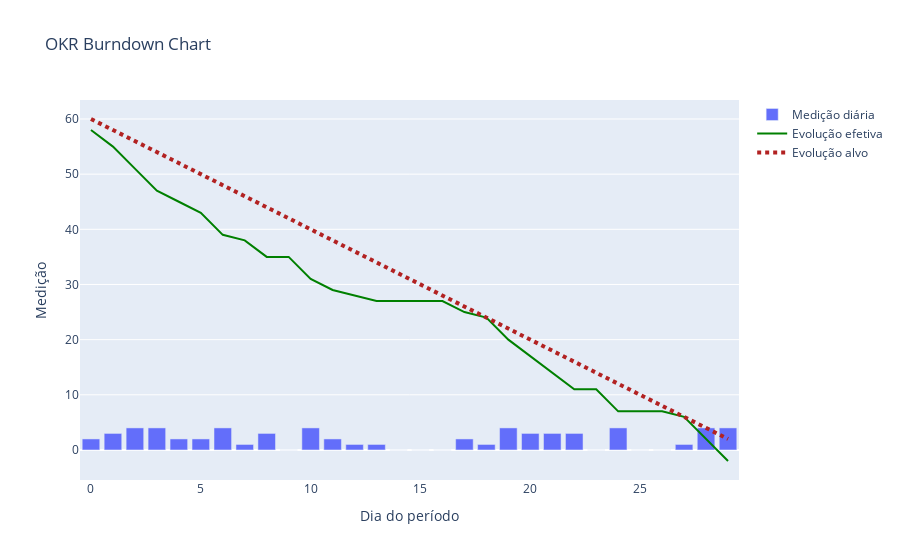

The code cell stored with this chart in its notebook:
### Code cell
fig = go.Figure(data=[
    go.Bar(x=df.index, y=df.result, name='Medição diária'),
    go.Scatter(x=df.index, y=df.cumulativo,
               name='Evolução efetiva',
              line=dict(color='green')),
    go.Scatter(x=df.index, y=df.esperado, 
              name='Evolução alvo',
              line = dict(color='firebrick', width=4, dash='dot'))
])

fig.update_layout(title='OKR Burndown Chart',
                   xaxis_title='Dia do período',
                   yaxis_title='Medição')
fig

### Figure 1 — Plotly figure (JSON) as saved in the notebook; plotly's stock layout.template omitted (floating-point values rounded to 4 significant figures)
{"data": [{"name": "Medição diária", "type": "bar", "x": [0, 1, 2, 3, 4, 5, 6, 7, 8, 9, 10, 11, 12, 13, 14, 15, 16, 17, 18, 19, 20, 21, 22, 23, 24, 25, 26, 27, 28, 29], "y": [2, 3, 4, 4, 2, 2, 4, 1, 3, 0, 4, 2, 1, 1, 0, 0, 0, 2, 1, 4, 3, 3, 3, 0, 4, 0, 0, 1, 4, 4]}, {"line": {"color": "green"}, "name": "Evolução efetiva", "type": "scatter", "x": [0, 1, 2, 3, 4, 5, 6, 7, 8, 9, 10, 11, 12, 13, 14, 15, 16, 17, 18, 19, 20, 21, 22, 23, 24, 25, 26, 27, 28, 29], "y": [58, 55, 51, 47, 45, 43, 39, 38, 35, 35, 31, 29, 28, 27, 27, 27, 27, 25, 24, 20, 17, 14, 11, 11, 7, 7, 7, 6, 2, -2]}, {"line": {"color": "firebrick", "dash": "dot", "width": 4}, "name": "Evolução alvo", "type": "scatter", "x": [0, 1, 2, 3, 4, 5, 6, 7, 8, 9, 10, 11, 12, 13, 14, 15, 16, 17, 18, 19, 20, 21, 22, 23, 24, 25, 26, 27, 28, 29], "y": [60, 58, 56, 54, 52, 50, 48, 46, 44, 42, 40, 38, 36, 34, 32, 30, 28, 26, 24, 22, 20, 18, 16, 14, 12, 10, 8, 6, 4, 2]}], "layout": {"title": {"text": "OKR Burndown Chart"}, "xaxis": {"title": {"text": "Dia do período"}}, "yaxis": {"title": {"text": "Medição"}}}}
